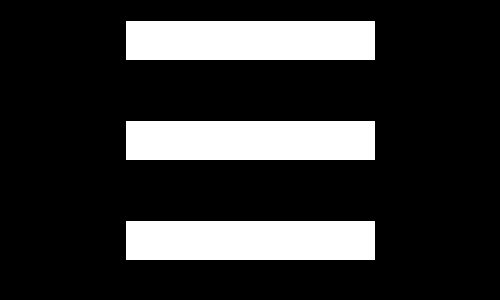
Frame 1 (no input)
Frame 60 (the mouse pressed at the canvas centre just before this capture): identical to frame 1, image omitted
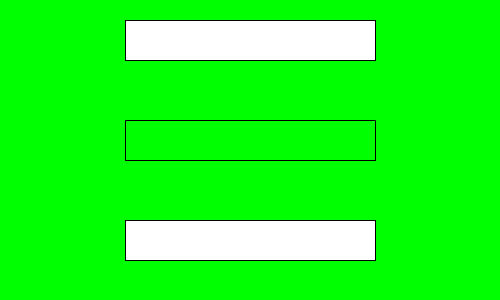
Frame 120 (the mouse held since frame 60 and released just before this capture)

The Processing sketch that drew these frames (run headless with seeded random() and noise(); from frame 60 on, the mouse is pressed at the canvas centre):

// Processing sketch: a_3_6
// ── a_3_6.pde
int button1x = 125;
int button1y = 20;
int button1width = 250;
int button1height = 40;
int button2x = 125;
int button2y = 120;
int button2width = 250;
int button2height = 40;
int button3x = 125;
int button3y = 220;
int button3width = 250;
int button3height = 40;
int bgcolor1 = 0;
int bgcolor2 = 0;
int bgcolor3 = 0;
void setup() {
  size(500, 300);
}
void draw() {
  background(bgcolor1, bgcolor2, bgcolor3);

  if (button1x <= mouseX && mouseX <= button1x + button1width && button1y <= mouseY && mouseY <= button1y + button1height) {
    fill(255, 0, 0);
    if (mousePressed) {
      bgcolor1 = 255;
      bgcolor2 = 0;
      bgcolor3 = 0;
    }
  }
  rect(button1x, button1y, button1width, button1height);
  fill(255);
  if (button2x <= mouseX && mouseX <= button2x + button2width && button2y <= mouseY && mouseY <= button2y + button2height) {
    fill(0, 255, 0);
    if (mousePressed) {
      bgcolor1 = 0;
      bgcolor2 = 255;
      bgcolor3 = 0;
    }
  }
  rect(button2x, button2y, button2width, button2height);
  fill(255);
  if (button3x <= mouseX && mouseX <= button3x + button3width && button3y <= mouseY && mouseY <= button3y + button3height) {
    fill(0, 0, 255);
    if (mousePressed) {
      bgcolor1 = 0;
      bgcolor2 = 0;
      bgcolor3 = 255;
    }
  }
  rect(button3x, button3y, button3width, button3height);
  fill(255);
}
void mouseClicked() {
}
